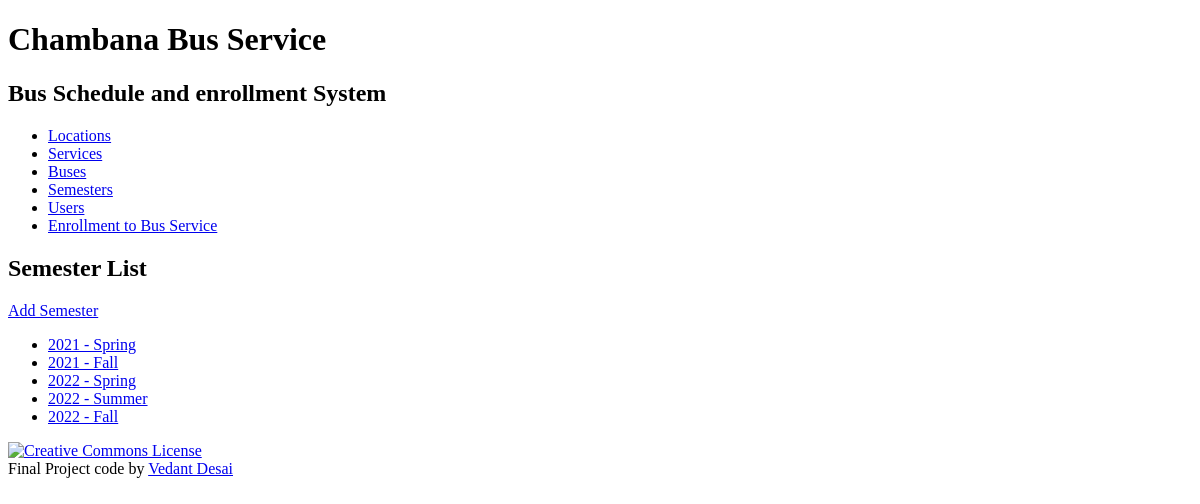
/semester/, run on an earlier commit of the app's database.
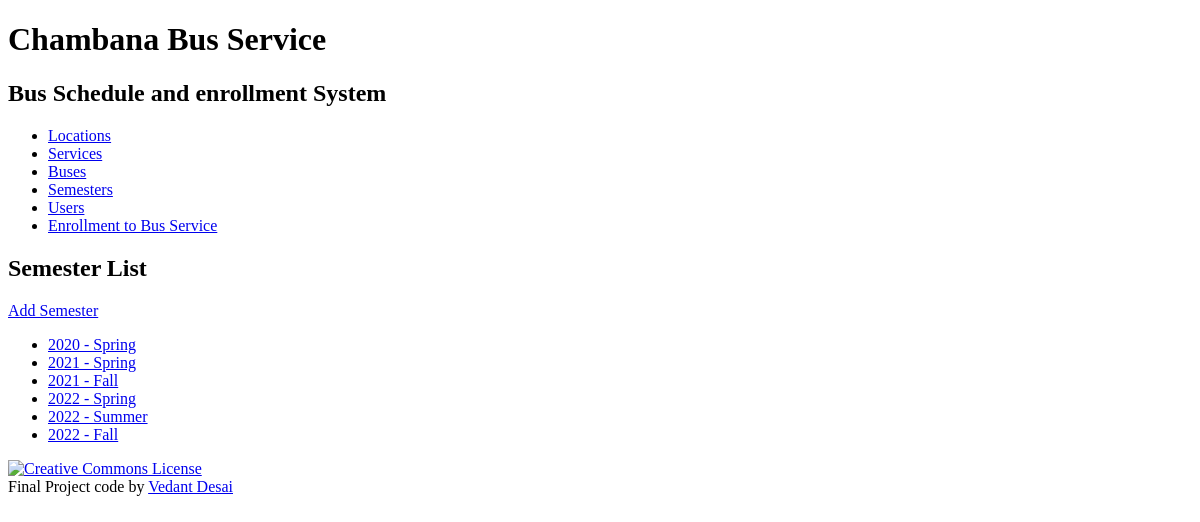
And on a later commit of the database.
### bookinginfo/models.py (models this page shows, shortened)
class Semester(models.Model):
    semester_id = models.AutoField(primary_key=True)
    year = models.ForeignKey(Year, related_name='semesters', on_delete=models.PROTECT)
    period = models.ForeignKey(Period, related_name='semesters', on_delete=models.PROTECT)
    def __str__(self):
        return '%s - %s' % (self.year.year, self.period.period_name)
    def get_absolute_url(self):
        return reverse('bookinginfo_semester_detail_urlpattern',
                       kwargs={'pk': self.pk}
                       )
    class Meta:
        ordering = ['year__year', 'period__period_sequence']
        constraints = [
            UniqueConstraint(fields=['year', 'period'], name='unique_semester')
        ]

class Year(models.Model):
    year_id = models.AutoField(primary_key=True)
    year = models.IntegerField(unique=True)
    class Meta:
        ordering = ['year']

class Period(models.Model):
    period_id = models.AutoField(primary_key=True)
    period_sequence = models.IntegerField(unique=True)
    period_name = models.CharField(max_length=45, unique=True, default='')
    class Meta:
        ordering = ['period_sequence']

### bookinginfo/views.py (the view)
class SemesterList(View):
    def get(self, request):
        return render(
            request,
            'bookinginfo/semester_list.html',
            {'semester_list': Semester.objects.all()}
        )

### bookinginfo/templates/bookinginfo/semester_list.html (shortened to what this page needs)
{% extends 'bookinginfo/base.html' %}
{% block content %}
<h2>Semester List</h2>
    <div>
    <a href="{% url 'bookinginfo_semester_create_urlpattern' %}">Add Semester</a>
    </div>
<ul>
    {% for semester in semester_list %}
    <li>
      <a href="{{ semester.get_absolute_url }}">{{ semester}}</a>
    </li>
    {% empty %}
      <li><em> There are currently no semester available.</em></li>
    {% endfor %}
</ul>
{% endblock %}

What changed in the data, as far as the page shows it:
added Semester: year+period "2020 - Spring"
